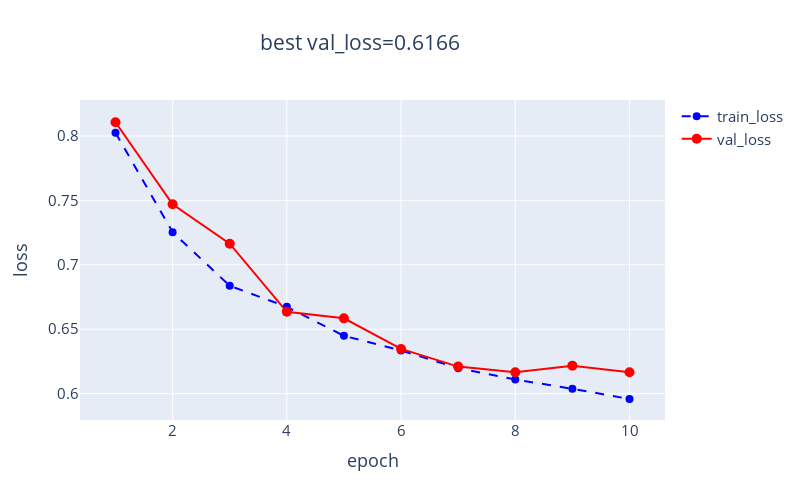

Source (notebook cell):
### Code cell
plot_metric(dfhistory,'loss')

### Figure 1 — Plotly figure (JSON) as saved in the notebook; plotly's stock layout.template omitted (floating-point values rounded to 4 significant figures)
{"data": [{"line": {"color": "blue", "dash": "dash", "width": 2}, "marker": {"color": "blue", "size": 8}, "mode": "lines+markers", "name": "train_loss", "type": "scatter", "x": [1, 2, 3, 4, 5, 6, 7, 8, 9, 10], "y": [0.8026, 0.7253, 0.6837, 0.6674, 0.6449, 0.6335, 0.6198, 0.6109, 0.6038, 0.5958]}, {"line": {"color": "red", "dash": "solid", "width": 2}, "marker": {"color": "red", "size": 10}, "mode": "lines+markers", "name": "val_loss", "type": "scatter", "x": [1, 2, 3, 4, 5, 6, 7, 8, 9, 10], "y": [0.8107, 0.747, 0.7164, 0.6635, 0.6585, 0.6347, 0.621, 0.6166, 0.6217, 0.6166]}], "layout": {"font": {"size": 15}, "height": 500, "title": {"text": "best val_loss=0.6166", "x": 0.45}, "width": 800, "xaxis": {"title": {"text": "epoch"}}, "yaxis": {"title": {"text": "loss"}}}}
